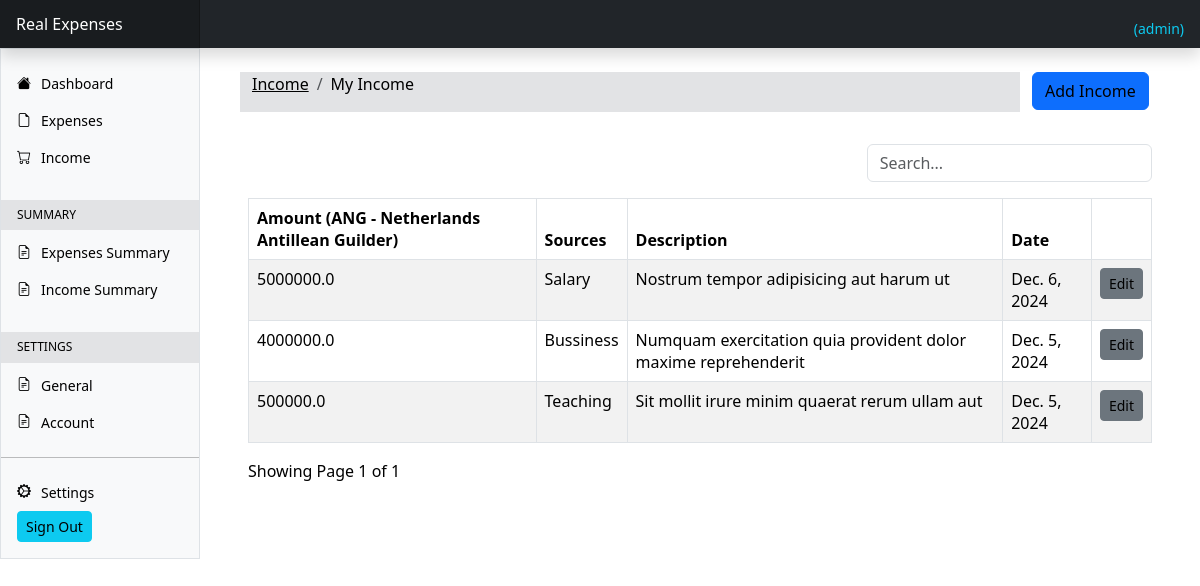
Page /income/ (signed in) on the committed database.
### userpreference/models.py (models this page shows, shortened)
class UserPreference(models.Model):
    user = models.OneToOneField(to=User,on_delete=models.CASCADE)
    currency = models.CharField(max_length=255,blank=True,null=True)

### userincome/models.py (models this page shows, shortened)
class UserIncome(models.Model):
    amount = models.FloatField()
    date = models.DateField(default=now)
    description = models.TextField()
    owner = models.ForeignKey(to=User, on_delete=models.CASCADE)
    source = models.CharField(max_length=200)
    class Meta:
        ordering = ['-date']

### userincome/views.py (the view)
# urls.py: path('', index,name='expenses'),
@login_required(login_url='/authentication/login')
def index(request):
    source = Source.objects.all()
    income = UserIncome.objects.filter(owner= request.user)
    paginator = Paginator(income,4)
    page_number = request.GET.get('page')
    page_obj = Paginator.get_page(paginator,page_number)
    currency = UserPreference.objects.get(user = request.user).currency
    context={
        'income':income,
        'page_obj':page_obj,
        'currency':currency
    }
    return render(request,'income/index.html',context)

### templates/income/index.html (shortened to what this page needs)
{% extends "base.html" %}
{% load static %}
{% block content %}
<div class="container mt-4">
  <div class="row ms-1">
    <div class="col-sm-10 mb-3 bg-secondary-subtle">
      <nav aria-label="breadcrumb">
        <ol class="breadcrumb">
          <li class="breadcrumb-item"><a href="{% url 'expenses' %}">Income</a></li>
          <li class="breadcrumb-item active" aria-current="page">My Income</li>
        </ol>
      </nav>
    </div>
    <div class="col-sm-2">
      <a href="{% url 'add-income' %}" class="btn btn-primary">Add Income</a>
    </div>
  </div>
  <div class="container my-2 mb-4">
  {% if income.count %}
  <div class="row my-3">
    <div class="col-md-8">
    </div>
  <div class="col-md-4">
    <div class="form-group">
      <input type="text" class="form-control" placeholder="Search..." id="searchField">
    </div>
  </div>
</div>
<div class="app-table">
    <table class="table table-bordered  table-striped table-hover">
      <thead>
        <tr>
          <th>Amount ({{currency}})</th>
          <th>Sources</th>
          <th>Description</th>
          <th>Date</th>
          <th></th>
        </tr>
      </thead>
      <tbody>
        {% for item in page_obj %}
        <tr>
          <td>{{item.amount}}</td>
          <td>{{item.source}}</td>
          <td>{{item.description}}</td>
          <td>{{item.date}}</td>
          <td><a href="{% url 'income-edit' item.id %}" class="btn btn-secondary btn-sm">Edit</a></td>
        </tr>
          {% endfor %}
      </tbody>
    </table>
  </div>
    <div class="pagination-container d-flex align-items-center justify-content-between">
    <div class="">
      Showing Page {{page_obj.number}} of {{page_obj.paginator.num_pages}}
    </div>
  </div>
  {% endif %}
  </div>
</div>
{% endblock %}

### templates/base.html (shortened to what this page needs)
{% load static %}
<html lang="en" data-bs-theme="auto">
  <head><script src="/docs/5.3/assets/js/color-modes.js"></script>
    <link href="https://cdn.jsdelivr.net/npm/bootstrap@5.3.3/dist/css/bootstrap.min.css" rel="stylesheet">
    <link rel="stylesheet" href="{% static 'css/main.css' %}">
    <link href="{% static 'css/dashboard.css' %}" rel="stylesheet">
    <link rel="stylesheet" href="https://cdn.jsdelivr.net/npm/bootstrap-icons@1.11.3/font/bootstrap-icons.min.css">
  </head>
  <body>
<header class="navbar sticky-top bg-dark flex-md-nowrap p-0 shadow" data-bs-theme="dark">
  <a class="navbar-brand col-md-3 col-lg-2 me-0 px-3 fs-6 text-white" href="#">Real Expenses</a>
<small class="ms-auto text- mt-2 text-info me-3">
            ({{user.username}})
          </small>
</header>
<div class="container-fluid">
  <div class="row">
   {% include "partials/sidebars.html" %}
    <main class="col-md-9 ms-sm-auto col-lg-10 px-md-4">
      {% block content  %}
      {% endblock  %}
    </main>
  </div>
</div>
  </body>
</html>

### static/css/dashboard.css (style rules this page uses)
.navbar-brand { padding-top: .75rem; padding-bottom: .75rem; background-color: rgba(0, 0, 0, .25); box-shadow: inset -1px 0 0 rgba(0, 0, 0, .25); }

### templates/partials/sidebars.html (style rules this page uses)
* { color: black !important; }

### rows in the picture
UserPreference: currency "ANG - Netherlands Antillean Guilder"
UserIncome: amount "5000000.0", source "Salary", description "Nostrum tempor adipisicing aut harum ut", date "Dec. 6, 2024"
UserIncome: amount "4000000.0", source "Bussiness", description "Numquam exercitation quia provident dolor maxime reprehenderit", date "Dec. 5, 2024"
UserIncome: amount "500000.0", source "Teaching", description "Sit mollit irure minim quaerat rerum ullam aut", date "Dec. 5, 2024"

### other values in the picture
{{ user.username }} "admin"
{{ page_obj.number }} "1"
{{ page_obj.paginator.num_pages }} "1"
